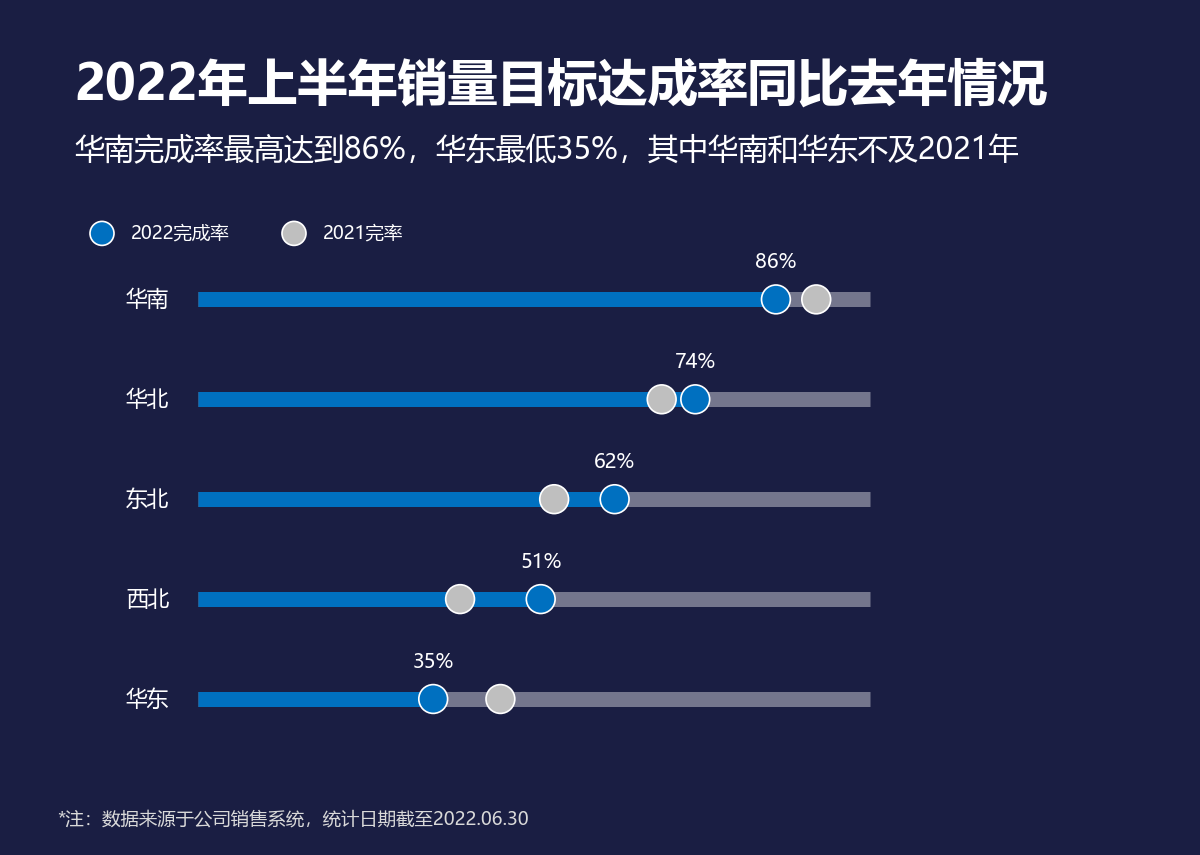

Generate this figure with Python:
# -*- coding: utf-8 -*-
from pathlib import Path
import openpyxl
# 向上查找原始教材目录；只读，不修改 Excel。图形和标签共用同一组单元格值。
HERE = Path(__file__).resolve().parent
SOURCE = next((p for base in HERE.parents for p in base.glob('《*/第二章 图表(后15).xlsx')), None)
if SOURCE is None:
    raise FileNotFoundError('请把本文件夹放在教材 Excel 所在项目目录下。缺少 第二章 图表(后15).xlsx')
wb = openpyxl.load_workbook(SOURCE, data_only=True, read_only=True)
ws = wb['30 对比滑珠图']
def col(letter, start, end):
    values = [ws[f'{letter}{r}'].value for r in range(start, end+1)]
    if any(v is None for v in values):
        raise ValueError(f'缺失数据：{ws.title}!{letter}{start}:{letter}{end}')
    return values

import numpy as np
import matplotlib
matplotlib.use('Agg')
import matplotlib.pyplot as plt
from matplotlib.patches import Rectangle, Circle, Wedge, Polygon, FancyBboxPatch
from matplotlib.colors import LinearSegmentedColormap
matplotlib.rcParams['font.sans-serif'] = ['Microsoft YaHei', 'SimHei']
matplotlib.rcParams['axes.unicode_minus'] = False
BG='#1A1E43'; BLUE='#0070C0'; RED='#E74E69'; YELLOW='#F5C353'; TEAL='#11A7AD'
def canvas(h=740):
    global fig,ax,H
    H=h
    fig=plt.figure(figsize=(10,h/100),dpi=120,facecolor=BG)
    ax=fig.add_axes([0,0,1,1],xlim=(0,1000),ylim=(h,0),facecolor=BG)
    ax.set_axis_off()
def text(x,y,s,size=13,color='white',ha='left',**kw):
    return ax.text(x,y,str(s),fontsize=size,color=color,ha=ha,va='center',**kw)
def rect(x,y,w,h,color,**kw):
    ax.add_patch(Rectangle((x,y),w,h,facecolor=color,edgecolor='none',**kw))
def header(title,subtitle='',note='*注：数据来源于公司销售系统，统计日期截至2022.06.30'):
    t=text(62,72,title,30,fontweight='bold')
    fig.canvas.draw()
    width=t.get_window_extent(fig.canvas.get_renderer()).width
    if width>fig.bbox.width*.9:t.set_fontsize(30*fig.bbox.width*.9/width)
    if subtitle:
        t=text(62,126,subtitle,18)
        fig.canvas.draw()
        width=t.get_window_extent(fig.canvas.get_renderer()).width
        if width>fig.bbox.width*.9:t.set_fontsize(18*fig.bbox.width*.9/width)
    if note: text(48,H-30,note,11,color='#D9D9D9')
def baseline(y=620,x0=95,x1=910):
    ax.plot([x0,x1],[y,y],color='#686A80',lw=.7)
def bar(x,v,scale,base=620,width=38,color=BLUE,label=True):
    rect(x-width/2,base-v*scale,width,v*scale,color)
    if label:text(x,base-v*scale-18,f'{v:g}',12,ha='center')
def finish():
    wb.close()
    fig.savefig(HERE/(Path(__file__).stem+'.png'),dpi=120,facecolor=BG)
    plt.close(fig)
if False:  # 此文件所有数值均来自上面的 ws/col，未嵌入 Excel 截图。
    pass

canvas(713)
names=col('B',4,8)[::-1];rates=col('C',4,8)[::-1]
header('2022年上半年销量目标达成率同比去年情况','华南完成率最高达到86%，华东最低35%，其中华南和华东不及2021年')
old=col('D',4,8)[::-1]
for x,c,label in [(85,BLUE,'2022完成率'),(245,'#BFBFBF','2021完率')]:
    ax.add_patch(Circle((x,195),10,facecolor=c,edgecolor='white',lw=1));text(x+24,195,label,11)
ys=np.linspace(250,H-130,5);x0=165;length=560
for i,(name,v,y) in enumerate(zip(names,rates,ys)):
    text(x0-24,y,name,13,ha='right')
    ax.plot([x0,x0+length],[y,y],color='#74768D',lw=9,solid_capstyle='butt')
    ax.plot([x0,x0+length*v],[y,y],color=BLUE,lw=9,solid_capstyle='butt')
    ax.add_patch(Circle((x0+length*v,y),12,facecolor=BLUE,edgecolor='white',lw=1,zorder=5))
    text(x0+length*v,y-31,f'{v:.0%}',12,ha='center')
    ax.add_patch(Circle((x0+length*old[i],y),12,facecolor='#BFBFBF',edgecolor='white',lw=1,zorder=5))

finish()
